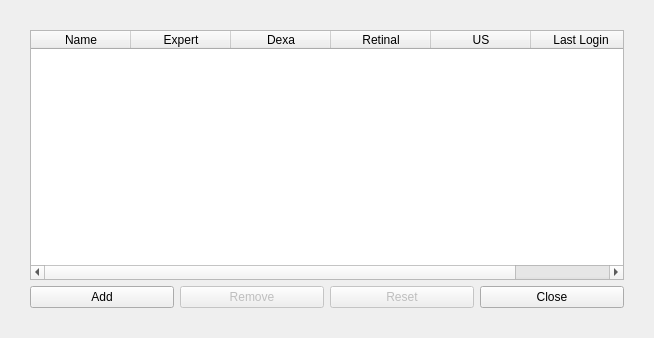
<?xml version="1.0" encoding="UTF-8"?>
<ui version="4.0">
 <class>QUserListDialog</class>
 <widget class="QWidget" name="QUserListDialog">
  <property name="geometry">
   <rect>
    <x>0</x>
    <y>0</y>
    <width>654</width>
    <height>338</height>
   </rect>
  </property>
  <property name="windowTitle">
   <string>Form</string>
  </property>
  <layout class="QVBoxLayout" name="verticalLayout_2">
   <property name="margin">
    <number>30</number>
   </property>
   <item>
    <widget class="QTableWidget" name="userTableWidget">
     <property name="minimumSize">
      <size>
       <width>400</width>
       <height>0</height>
      </size>
     </property>
     <attribute name="verticalHeaderVisible">
      <bool>true</bool>
     </attribute>
     <column>
      <property name="text">
       <string>Name</string>
      </property>
      <property name="textAlignment">
       <set>AlignHCenter|AlignVCenter|AlignCenter</set>
      </property>
     </column>
     <column>
      <property name="text">
       <string>Expert</string>
      </property>
      <property name="textAlignment">
       <set>AlignHCenter|AlignVCenter|AlignCenter</set>
      </property>
     </column>
     <column>
      <property name="text">
       <string>Dexa</string>
      </property>
      <property name="textAlignment">
       <set>AlignHCenter|AlignVCenter|AlignCenter</set>
      </property>
     </column>
     <column>
      <property name="text">
       <string>Retinal</string>
      </property>
      <property name="textAlignment">
       <set>AlignHCenter|AlignVCenter|AlignCenter</set>
      </property>
     </column>
     <column>
      <property name="text">
       <string>US</string>
      </property>
      <property name="textAlignment">
       <set>AlignHCenter|AlignVCenter|AlignCenter</set>
      </property>
     </column>
     <column>
      <property name="text">
       <string>Last Login</string>
      </property>
      <property name="textAlignment">
       <set>AlignHCenter|AlignVCenter|AlignCenter</set>
      </property>
     </column>
    </widget>
   </item>
   <item>
    <layout class="QHBoxLayout" name="horizontalLayout">
     <item>
      <widget class="QPushButton" name="addPushButton">
       <property name="text">
        <string>Add</string>
       </property>
      </widget>
     </item>
     <item>
      <widget class="QPushButton" name="removePushButton">
       <property name="enabled">
        <bool>false</bool>
       </property>
       <property name="text">
        <string>Remove</string>
       </property>
       <property name="flat">
        <bool>false</bool>
       </property>
      </widget>
     </item>
     <item>
      <widget class="QPushButton" name="resetPasswordPushButton">
       <property name="enabled">
        <bool>false</bool>
       </property>
       <property name="text">
        <string>Reset</string>
       </property>
      </widget>
     </item>
     <item>
      <widget class="QPushButton" name="closePushButton">
       <property name="text">
        <string>Close</string>
       </property>
      </widget>
     </item>
    </layout>
   </item>
  </layout>
 </widget>
 <resources/>
 <connections/>
</ui>
